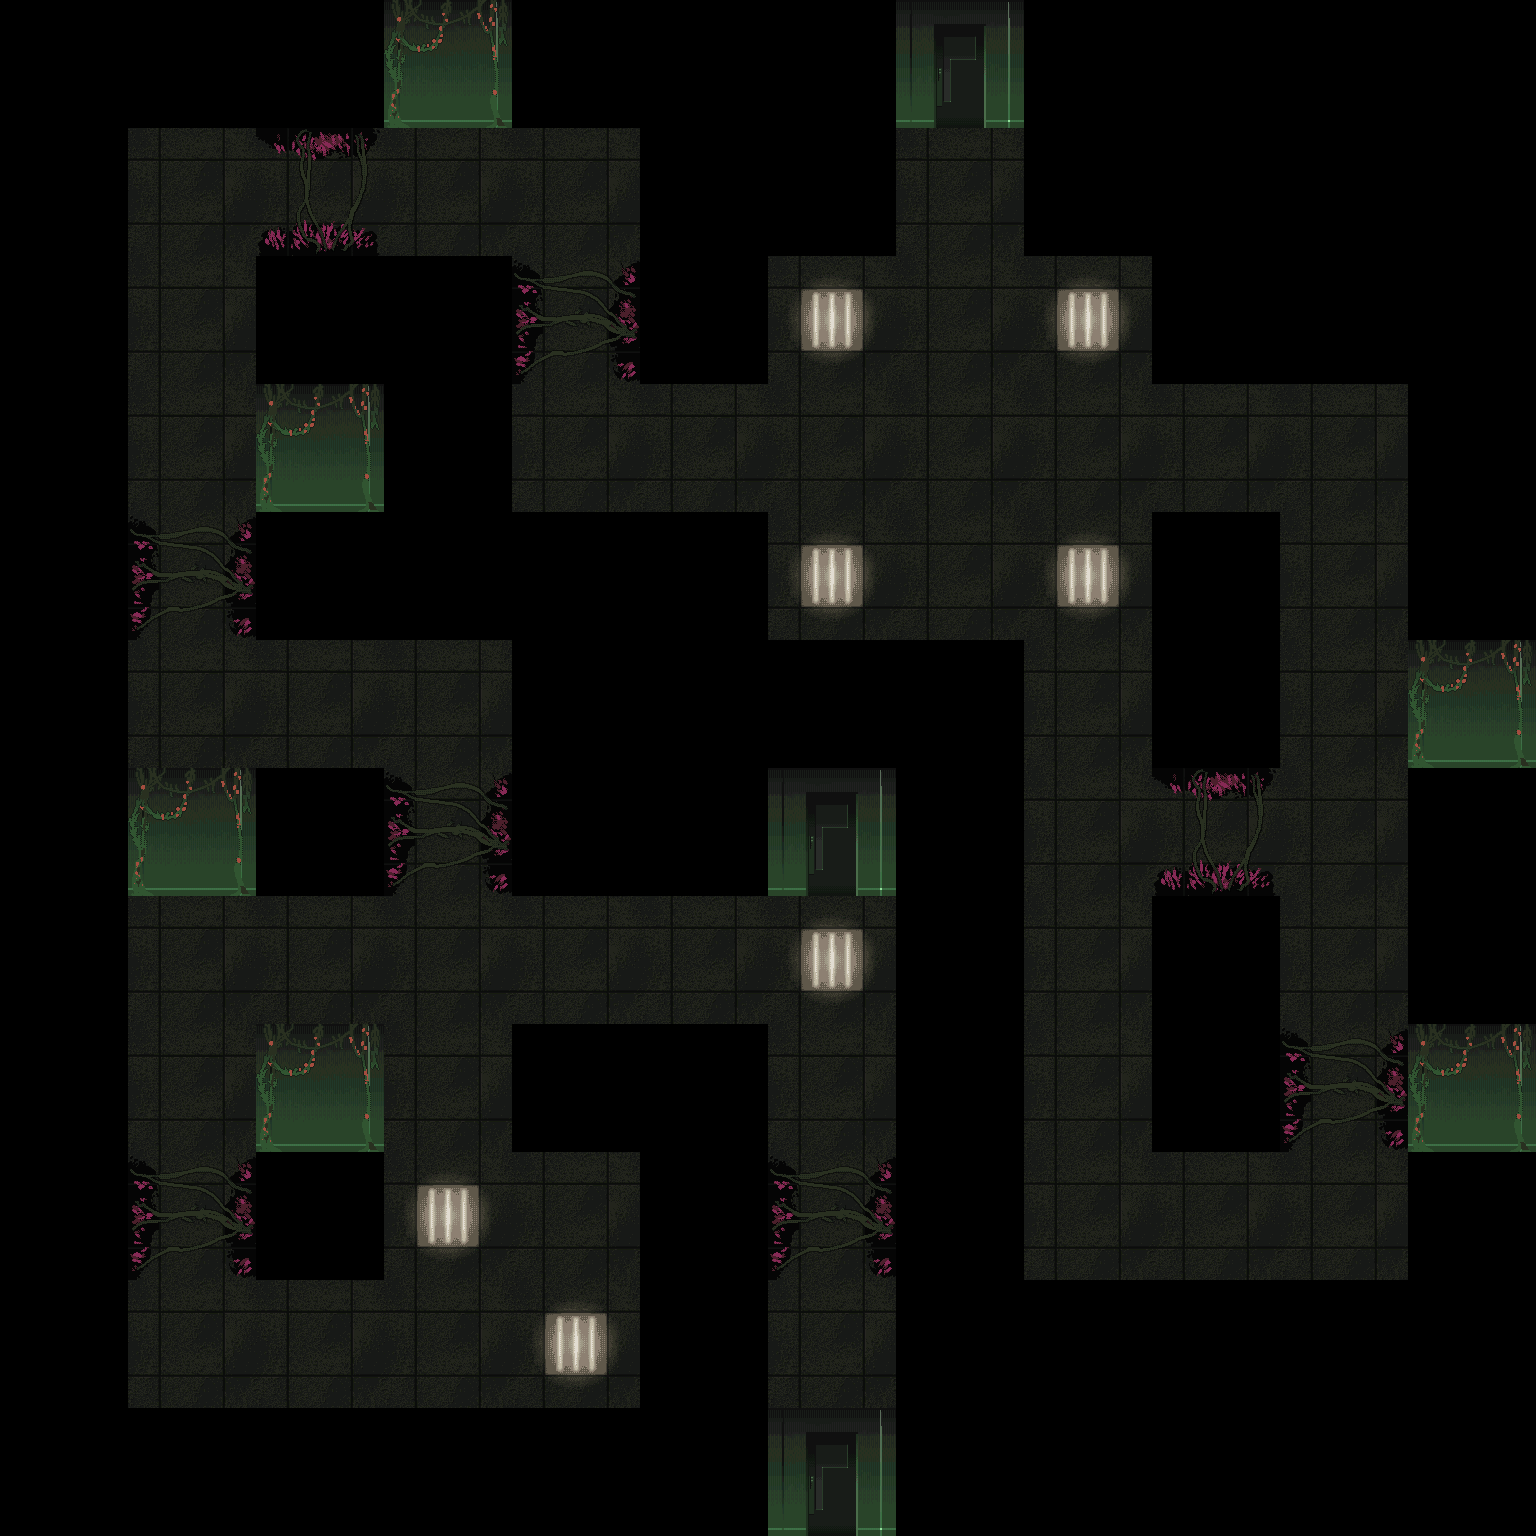

A 2D game scene composited from a Tiled map and its tileset images. What follows is a short description and the map's XML, with every tile layer's data as written:
An orthogonal 12x12 tile map with 128x128 px tiles, 3 tile layers (Floor, Ceiling, Walls) and 6 objects (2x ActivateNorth, Spawn).

<map version="1.5" tiledversion="1.7.2" orientation="orthogonal" renderorder="right-down" width="12" height="12" tilewidth="128" tileheight="128" infinite="0" nextlayerid="8" nextobjectid="11">
 <properties>
  <property name="Name" value="Office" />
  <property name="Wall" value="Office_W_Base" />
 </properties>
 <tileset firstgid="1" source="Walls.tsx" />
 <layer id="1" name="Floor" width="12" height="12">
  <data encoding="csv">
0,0,0,0,0,0,0,0,0,0,0,0,
0,23,23,23,23,0,0,23,0,0,0,0,
0,23,0,0,23,0,23,24,23,0,0,0,
0,23,0,0,24,23,23,23,23,23,23,0,
0,23,0,0,0,0,23,23,23,0,23,0,
0,23,24,23,0,0,0,0,23,0,24,0,
0,0,0,23,0,0,0,0,23,23,23,0,
0,23,23,23,23,23,23,0,23,0,23,0,
0,25,0,24,0,0,23,0,23,0,23,0,
0,23,0,23,23,0,23,0,24,23,23,0,
0,23,23,25,23,0,23,0,0,0,0,0,
0,0,0,0,0,0,0,0,0,0,0,0
</data>
 </layer>
 <layer id="3" name="Ceiling" width="12" height="12">
  <data encoding="csv">
0,0,0,0,0,0,0,0,0,0,0,0,
0,15,18,15,15,0,0,15,0,0,0,0,
0,15,0,0,17,0,19,15,19,0,0,0,
0,15,0,0,15,15,15,15,15,15,15,0,
0,17,0,0,0,0,19,15,19,0,15,0,
0,15,15,15,0,0,0,0,15,0,15,0,
0,0,0,17,0,0,0,0,15,18,15,0,
0,15,15,15,15,15,19,0,15,0,15,0,
0,15,0,15,0,0,15,0,15,0,17,0,
0,17,0,19,15,0,17,0,15,15,15,0,
0,15,15,15,19,0,15,0,0,0,0,0,
0,0,0,0,0,0,0,0,0,0,0,0
</data>
 </layer>
 <layer id="4" name="Walls" width="12" height="12">
  <data encoding="csv">
0,0,0,27,0,0,0,20,0,0,0,0,
0,0,0,0,0,0,0,0,0,0,0,0,
0,0,0,0,0,0,0,0,0,0,0,0,
0,0,27,0,0,0,0,0,0,0,0,0,
0,0,0,0,0,0,0,0,0,0,0,0,
0,0,0,0,0,0,0,0,0,0,0,27,
0,27,0,0,0,0,20,0,0,0,0,0,
0,0,0,0,0,0,0,0,0,0,0,0,
0,0,27,0,0,0,0,0,0,0,0,27,
0,0,0,0,0,0,0,0,0,0,0,0,
0,0,0,0,0,0,0,0,0,0,0,0,
0,0,0,0,0,0,20,0,0,0,0,0
</data>
 </layer>
 <objectgroup id="2" name="Spawns">
  <object id="1" name="FromSchool" type="Spawn" x="896" y="128" width="128" height="128">
   <properties>
    <property name="Direction" value="South" />
   </properties>
  </object>
 </objectgroup>
 <objectgroup id="5" name="Events">
  <object id="8" name="Door to School" type="ActivateNorth" x="896" y="0" width="128" height="128">
   <properties>
    <property name="Script" value="ChangeMap School FromOffice" />
   </properties>
  </object>
  <object id="9" name="Door to Office" type="ActivateNorth" x="768" y="768" width="128" height="128">
   <properties>
    <property name="Script" value="ChangeMap Office FromSchool" />
   </properties>
  </object>
 </objectgroup>
 <objectgroup id="6" name="Lighting">
  <object id="6" x="768" y="256" width="384" height="384" />
  <object id="7" x="384" y="1152" width="256" height="256" />
  <object id="10" x="768" y="896" width="128" height="128" />
 </objectgroup>
 <objectgroup id="7" name="Walls" />
</map>
